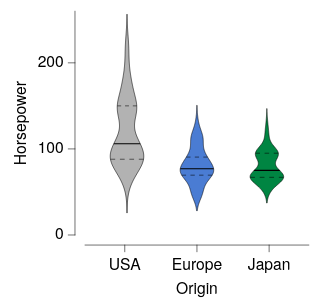

Here is the Vega-Lite specification saved for this chart:
### Vega-Lite specification from a JSON file in a GitHub repository (floating-point values rounded to 4 significant figures; data arrays with more than 128 entries replaced by an {"elided": "..."} marker saying what was removed)
{"background": null, "config": {"arc": {"fill": "#DBDBDB", "fillOpacity": 1.0, "innerRadius": 25.0, "padAngle": 0.03, "stroke": "black", "strokeOpacity": 1, "strokeWidth": 0.25}, "area": {"fill": "#DBDBDB", "fillOpacity": 1.0, "stroke": "black", "strokeOpacity": 1, "strokeWidth": 0.25}, "axis": {"domain": true, "domainCap": "round", "domainColor": "black", "domainWidth": 0.25, "grid": false, "gridCap": "round", "gridColor": "#F1F1F1", "gridDash": [0, 0], "gridOpacity": 1.0, "gridWidth": 0.25, "labelColor": "black", "labelFont": "Helvetica Neue, HelveticaNeue, Helvetica, Arial, sans-serif", "labelFontSize": 7, "labelFontStyle": "normal", "labelFontWeight": 400, "offset": 4.5, "ticks": true, "tickCap": "round", "tickColor": "black", "tickRound": false, "tickSize": 3, "tickWidth": 0.25, "titleColor": "black", "titleFont": "Helvetica Neue, HelveticaNeue, Helvetica, Arial, sans-serif", "titleFontSize": 7, "titleFontStyle": "normal", "titleFontWeight": 400}, "axisX": {"domain": true, "labelAlign": "center", "labelAngle": 0, "labels": true, "ticks": true, "translate": 0}, "axisY": {"domain": true, "labelAlign": "right", "labelAngle": 0, "labels": true, "ticks": true, "translate": 0}, "axisRight": {"domain": true, "labelAlign": "left", "labelAngle": 0, "labels": true, "ticks": true, "translate": 0}, "axisTop": {"domain": true, "labelAlign": "center", "labelAngle": 0, "labels": true, "ticks": true, "translate": 0}, "axisBand": {"tickOffset": 0}, "bar": {"fill": "#DBDBDB", "fillOpacity": 1.0, "stroke": "black", "strokeOpacity": 1, "strokeWidth": 0.25}, "boxplot": {"size": 9.0, "ticks": {"cornerRadius": 0.25, "fill": "black", "opacity": 1, "size": 4.5, "thickness": 0.25}, "box": {"fillOpacity": 1.0, "stroke": "black", "strokeOpacity": 1, "strokeWidth": 0.25}, "median": {"cornerRadius": 0, "fill": "black", "fillOpacity": 1.0, "opacity": 1, "size": 9.0, "thickness": 0.25}, "rule": {"fill": "black", "fillOpacity": 1.0, "size": 10.0, "stroke": "black", "strokeDash": [0, 0], "strokeOpacity": 1, "strokeWidth": 0.25}, "outliers": {"color": "black", "fill": "black", "fillOpacity": 1.0, "size": 0, "stroke": "black", "strokeOpacity": 1, "strokeWidth": 0.25}}, "circle": {"fill": "black", "fillOpacity": 1.0, "size": 1.25, "stroke": null, "strokeOpacity": 1, "strokeWidth": 0.25}, "errorband": {"band": {"fillOpacity": 0.6, "stroke": null, "strokeWidth": 0.25, "strokeOpacity": 1}, "borders": {"opacity": 0, "strokeOpacity": 0.25, "strokeWidth": 1}}, "errorbar": {"opacity": 1, "rule": {"strokeDash": [0, 0], "strokeWidth": 0.25}, "ticks": {"color": "black", "cornerRadius": 0.125, "opacity": 1, "size": 6.0, "thickness": 0.25}, "thickness": 0.25}, "font": "Helvetica Neue, HelveticaNeue, Helvetica, Arial, sans-serif", "geoshape": {"fill": "#DBDBDB", "fillOpacity": 1.0, "stroke": "black", "strokeOpacity": 1, "strokeWidth": 0.25}, "header": {"labelColor": "black", "labelFont": "Helvetica Neue, HelveticaNeue, Helvetica, Arial, sans-serif", "labelFontSize": 7, "labelFontStyle": "normal", "labelFontWeight": 400, "titleColor": "black", "titleFont": "Helvetica Neue, HelveticaNeue, Helvetica, Arial, sans-serif", "titleFontSize": 7, "titleFontStyle": "normal", "titleFontWeight": 400, "titlePadding": 0}, "legend": {"disable": false, "offset": 4.5, "titlePadding": 4, "labelOffset": 2, "gradientLabelOffset": 2, "gradientLength": 50.0, "gradientThickness": 5.0, "gradientOpacity": 1.0, "gradientStrokeColor": "black", "gradientStrokeWidth": 0.25, "labelColor": "black", "labelFont": "Helvetica Neue, HelveticaNeue, Helvetica, Arial, sans-serif", "labelFontSize": 7, "labelFontStyle": "normal", "labelFontWeight": 400, "strokeColor": "black", "strokeWidth": 0, "symbolSize": 42, "symbolStrokeColor": "black", "symbolStrokeWidth": 0.25, "titleColor": "black", "titleFont": "Helvetica Neue, HelveticaNeue, Helvetica, Arial, sans-serif", "titleFontSize": 7, "titleFontStyle": "normal", "titleFontWeight": 400}, "line": {"color": "black", "stroke": "black", "strokeCap": "butt", "strokeDash": [0, 0], "strokeOpacity": 1, "strokeWidth": 0.5}, "point": {"filled": true, "fill": "#DBDBDB", "fillOpacity": 1.0, "size": 5.0, "stroke": "black", "strokeOpacity": 1, "strokeWidth": 0.25}, "range": {"category": ["#B2B2B2", "#4A7CD3", "#008542", "#664CAF", "#509F98", "#636363", "#284F93", "#005226", "#382864", "#285753"], "diverging": {"scheme": ["#443E60", "#5F597E", "#7C759B", "#9994B6", "#B7B4CC", "#D6D5DC", "#F6F6F6", "#D1DAD9", "#A4C2BF", "#7AA9A4", "#578E89", "#37736E", "#1B5954"]}, "heatmap": {"scheme": ["#440154", "#472270", "#433E82", "#38598C", "#2C728E", "#238A8D", "#24A086", "#39B578", "#5DC862", "#96D646", "#CAE02D", "#FDE724"]}, "ordinal": {"scheme": ["#F1F1F1", "#DBDBDB", "#C6C6C6", "#B2B2B2", "#9D9D9D", "#898989", "#767676", "#636363", "#515151", "#404040", "#2F2F2F", "#1F1F1F"]}, "ramp": {"scheme": ["#440154", "#472270", "#433E82", "#38598C", "#2C728E", "#238A8D", "#24A086", "#39B578", "#5DC862", "#96D646", "#CAE02D", "#FDE724"]}}, "rule": {"color": "black", "stroke": "black", "strokeCap": "round", "strokeDash": [2, 2], "strokeOpacity": 1, "strokeWidth": 0.25}, "scale": {"barBandPaddingInner": 0.1, "rectBandPaddingInner": 0, "tickBandPaddingInner": 0.1, "bandPaddingOuter": 0.1, "bandWithNestedOffsetPaddingInner": 0.2, "bandWithNestedOffsetPaddingOuter": 0.2, "offsetBandPaddingInner": 0, "offsetBandPaddingOuter": 0, "round": false}, "rect": {"fill": "#DBDBDB", "fillOpacity": 1.0, "stroke": "black", "strokeOpacity": 1, "strokeWidth": 0.25}, "square": {"fill": "#DBDBDB", "fillOpacity": 1.0, "size": 10.0, "stroke": "black", "strokeOpacity": 1, "strokeWidth": 0.25}, "text": {"color": "black", "font": "Helvetica Neue, HelveticaNeue, Helvetica, Arial, sans-serif", "fontSize": 7, "fontStyle": "normal", "fontWeight": 400}, "tick": {"color": "black", "cornerRadius": 0.125, "opacity": 1.0, "size": 9.0, "thickness": 0.25}, "title": {"anchor": "middle", "frame": "group", "color": "black", "font": "Helvetica Neue, HelveticaNeue, Helvetica, Arial, sans-serif", "fontSize": 7, "fontStyle": "normal", "fontWeight": 400, "subtitleColor": "black", "subtitleFont": "Helvetica Neue, HelveticaNeue, Helvetica, Arial, sans-serif", "subtitleFontSize": "Helvetica Neue, HelveticaNeue, Helvetica, Arial, sans-serif", "subtitleFontStyle": "normal", "subtitleFontWeight": 400}, "trail": {"color": "black", "opacity": 1, "size": 0.5}, "view": {"continuousWidth": 100, "continuousHeight": 100, "discreteWidth": 100, "discreteHeight": 100, "fill": null, "stroke": null, "strokeWidth": 0.25}}, "layer": [{"data": {"name": "data-206e5ea21200a9578be6eea6c4c70f28"}, "mark": {"type": "line", "fillOpacity": 1.0, "filled": true, "stroke": "black", "strokeOpacity": 1, "strokeWidth": 0.25}, "encoding": {"color": {"field": "__group", "legend": null, "scale": {"domain": ["USA", "Europe", "Japan"]}, "sort": ["USA", "Europe", "Japan"], "title": null, "type": "nominal"}, "order": {"field": "__order", "type": "quantitative"}, "x": {"axis": null, "field": "__x", "scale": {"domain": [0, 100], "padding": 0}, "type": "quantitative"}, "y": {"field": "__y", "title": "Horsepower", "type": "quantitative"}}}, {"data": {"values": [{"__group": "USA", "__y": 88.0, "__x": 11.36, "__x2": 26.14, "__dysonsphere__": 1}]}, "mark": {"type": "rule", "color": "black", "strokeCap": "butt", "strokeDash": [2.111, 2.111], "strokeWidth": 0.25}, "encoding": {"x": {"axis": null, "field": "__x", "scale": {"domain": [0, 100], "padding": 0}, "type": "quantitative"}, "x2": {"field": "__x2"}, "y": {"field": "__y", "title": "Horsepower", "type": "quantitative"}}}, {"data": {"values": [{"__group": "USA", "__y": 150.0, "__x": 14.4, "__x2": 23.1, "__dysonsphere__": 1}]}, "mark": {"type": "rule", "color": "black", "strokeCap": "butt", "strokeDash": [1.742, 1.742], "strokeWidth": 0.25}, "encoding": {"x": {"axis": null, "field": "__x", "scale": {"domain": [0, 100], "padding": 0}, "type": "quantitative"}, "x2": {"field": "__x2"}, "y": {"field": "__y", "title": "Horsepower", "type": "quantitative"}}}, {"data": {"values": [{"__group": "Europe", "__y": 69.5, "__x": 43.2, "__x2": 56.8, "__dysonsphere__": 1}]}, "mark": {"type": "rule", "color": "black", "strokeCap": "butt", "strokeDash": [1.944, 1.944], "strokeWidth": 0.25}, "encoding": {"x": {"axis": null, "field": "__x", "scale": {"domain": [0, 100], "padding": 0}, "type": "quantitative"}, "x2": {"field": "__x2"}, "y": {"field": "__y", "title": "Horsepower", "type": "quantitative"}}}, {"data": {"values": [{"__group": "Europe", "__y": 90.5, "__x": 45.23, "__x2": 54.77, "__dysonsphere__": 1}]}, "mark": {"type": "rule", "color": "black", "strokeCap": "butt", "strokeDash": [1.907, 1.907], "strokeWidth": 0.25}, "encoding": {"x": {"axis": null, "field": "__x", "scale": {"domain": [0, 100], "padding": 0}, "type": "quantitative"}, "x2": {"field": "__x2"}, "y": {"field": "__y", "title": "Horsepower", "type": "quantitative"}}}, {"data": {"values": [{"__group": "Japan", "__y": 67.0, "__x": 73.77, "__x2": 88.73, "__dysonsphere__": 1}]}, "mark": {"type": "rule", "color": "black", "strokeCap": "butt", "strokeDash": [2.137, 2.137], "strokeWidth": 0.25}, "encoding": {"x": {"axis": null, "field": "__x", "scale": {"domain": [0, 100], "padding": 0}, "type": "quantitative"}, "x2": {"field": "__x2"}, "y": {"field": "__y", "title": "Horsepower", "type": "quantitative"}}}, {"data": {"values": [{"__group": "Japan", "__y": 95.0, "__x": 76.13, "__x2": 86.37, "__dysonsphere__": 1}]}, "mark": {"type": "rule", "color": "black", "strokeCap": "butt", "strokeDash": [2.049, 2.049], "strokeWidth": 0.25}, "encoding": {"x": {"axis": null, "field": "__x", "scale": {"domain": [0, 100], "padding": 0}, "type": "quantitative"}, "x2": {"field": "__x2"}, "y": {"field": "__y", "title": "Horsepower", "type": "quantitative"}}}, {"data": {"values": [{"__group": "USA", "__y": 105.3, "__x": 12.72, "__x2": 24.78, "__dysonsphere__": 1}, {"__group": "USA", "__y": 105.6, "__x": 12.76, "__x2": 24.74, "__dysonsphere__": 1}, {"__group": "USA", "__y": 106.0, "__x": 12.83, "__x2": 24.67, "__dysonsphere__": 1}, {"__group": "USA", "__y": 106.7, "__x": 12.95, "__x2": 24.55, "__dysonsphere__": 1}, {"__group": "Europe", "__y": 76.35, "__x": 42.52, "__x2": 57.48, "__dysonsphere__": 1}, {"__group": "Europe", "__y": 76.88, "__x": 42.54, "__x2": 57.46, "__dysonsphere__": 1}, {"__group": "Europe", "__y": 77.0, "__x": 42.55, "__x2": 57.45, "__dysonsphere__": 1}, {"__group": "Europe", "__y": 77.5, "__x": 42.59, "__x2": 57.41, "__dysonsphere__": 1}, {"__group": "Europe", "__y": 77.65, "__x": 42.6, "__x2": 57.4, "__dysonsphere__": 1}, {"__group": "Japan", "__y": 74.35, "__x": 75.27, "__x2": 87.23, "__dysonsphere__": 1}, {"__group": "Japan", "__y": 74.63, "__x": 75.38, "__x2": 87.12, "__dysonsphere__": 1}, {"__group": "Japan", "__y": 75.0, "__x": 75.52, "__x2": 86.98, "__dysonsphere__": 1}, {"__group": "Japan", "__y": 75.18, "__x": 75.59, "__x2": 86.91, "__dysonsphere__": 1}, {"__group": "Japan", "__y": 75.65, "__x": 75.76, "__x2": 86.74, "__dysonsphere__": 1}]}, "mark": {"type": "area", "fill": "black", "fillOpacity": 1, "opacity": 1, "stroke": null, "strokeWidth": 0}, "encoding": {"detail": {"field": "__group", "type": "nominal"}, "x": {"axis": null, "field": "__x", "scale": {"domain": [0, 100], "padding": 0}, "type": "quantitative"}, "x2": {"field": "__x2"}, "y": {"field": "__y", "title": "Horsepower", "type": "quantitative"}}}, {"data": {"name": "data-d7a230a7326baf606a19256938f2a2d2"}, "mark": {"type": "bar", "opacity": 0}, "encoding": {"x": {"axis": {}, "field": "Origin", "scale": {"domain": ["USA", "Europe", "Japan"]}, "sort": ["USA", "Europe", "Japan"], "title": "Origin", "type": "nominal"}}, "transform": [{"filter": "false"}]}], "resolve": {"axis": {"x": "independent"}}, "$schema": "https://vega.github.io/schema/vega-lite/v6.4.1.json", "datasets": {"data-206e5ea21200a9578be6eea6c4c70f28": {"elided": "1203 records"}, "data-d7a230a7326baf606a19256938f2a2d2": {"elided": "400 records"}}}
